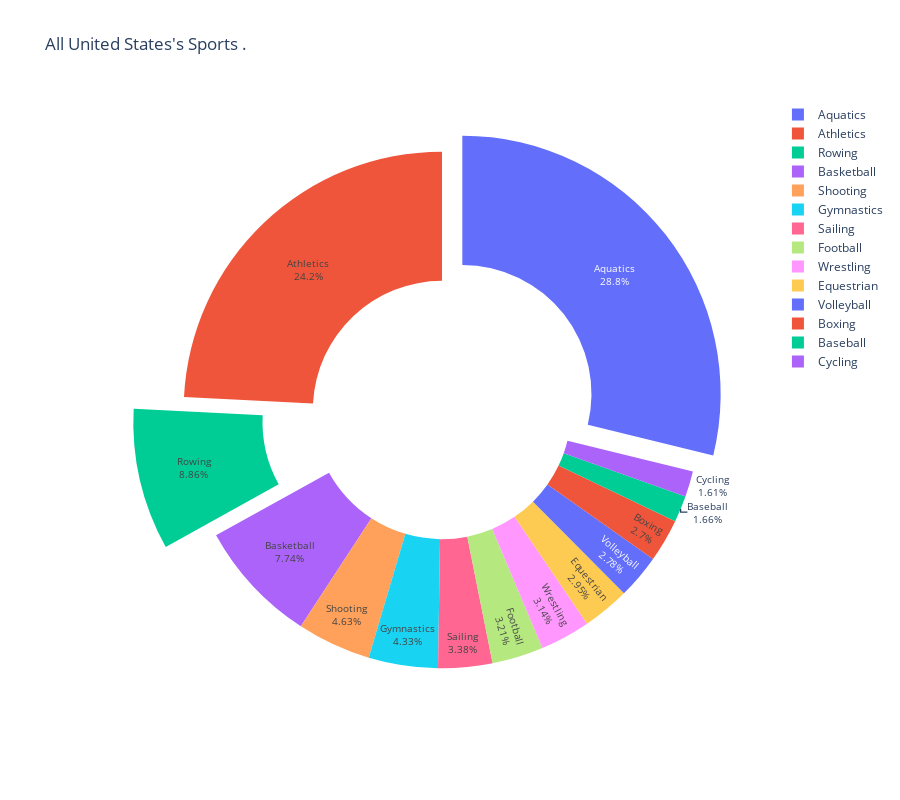

The notebook cell this image was saved under:
### Code cell
fig = px.pie(United_States, 
values='Medal' , 
names='Sport' ,
color='Sport',
hover_name='Sport',
title="All United States's Sports ." ,
hole=0.5,
height=800)
fig.update_traces(hoverinfo = 'label+percent', textfont_size = 10,textinfo = 'label+percent' ,pull=[0.1 , 0 , 0.2 , 0 , 0 , 0])

### Figure 1 — Plotly figure (JSON) as saved in the notebook; plotly's stock layout.template omitted (floating-point values rounded to 4 significant figures)
{"data": [{"customdata": [["Aquatics"], ["Athletics"], ["Rowing"], ["Basketball"], ["Shooting"], ["Gymnastics"], ["Sailing"], ["Football"], ["Wrestling"], ["Equestrian"], ["Volleyball"], ["Boxing"], ["Baseball"], ["Cycling"]], "domain": {"x": [0, 1], "y": [0, 1]}, "hole": 0.5, "hoverinfo": "label+percent", "hovertemplate": "<b>%{hovertext}</b><br><br>Sport=%{customdata[0]}<br>Medal=%{value}<extra></extra>", "hovertext": ["Aquatics", "Athletics", "Rowing", "Basketball", "Shooting", "Gymnastics", "Sailing", "Football", "Wrestling", "Equestrian", "Volleyball", "Boxing", "Baseball", "Cycling"], "labels": ["Aquatics", "Athletics", "Rowing", "Basketball", "Shooting", "Gymnastics", "Sailing", "Football", "Wrestling", "Equestrian", "Volleyball", "Boxing", "Baseball", "Cycling"], "legendgroup": "", "marker": {"colors": ["#636efa", "#EF553B", "#00cc96", "#ab63fa", "#FFA15A", "#19d3f3", "#FF6692", "#B6E880", "#FF97FF", "#FECB52", "#636efa", "#EF553B", "#00cc96", "#ab63fa"]}, "name": "", "pull": [0.1, 0, 0.2, 0, 0, 0], "showlegend": true, "textfont": {"size": 10}, "textinfo": "label+percent", "type": "pie", "values": [1184, 994, 364, 318, 190, 178, 139, 132, 129, 121, 114, 111, 68, 66]}], "layout": {"height": 800, "legend": {"tracegroupgap": 0}, "title": {"text": "All United States's Sports ."}}}
